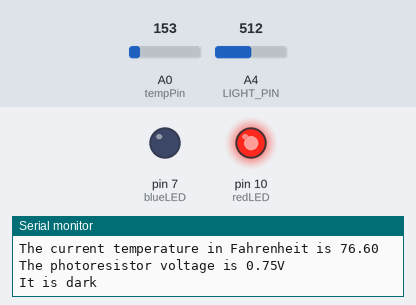
A sketch run on a simulated Arduino Uno, built with avr-gcc and run on an emulated ATmega328P. Shown: output pins drawn as LEDs (lit = HIGH), the last lines printed to the serial monitor. The test bench sets the inputs (shaded band); at power-on: A0 (tempPin) = 153, A4 (LIGHT_PIN) = 512.

Above: at 2.8 s.
2.9 s: A0 (tempPin) set to 167
At 4.6 s:
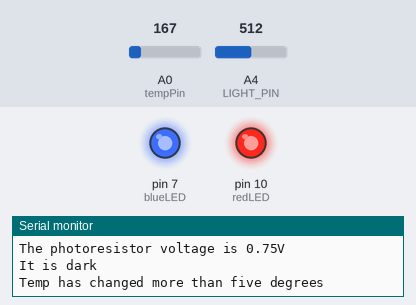
11.5 s: A4 (LIGHT_PIN) set to 595
14.2 s: A4 (LIGHT_PIN) set to 629
21.7 s: A0 (tempPin) set to 133
At 27.3 s:
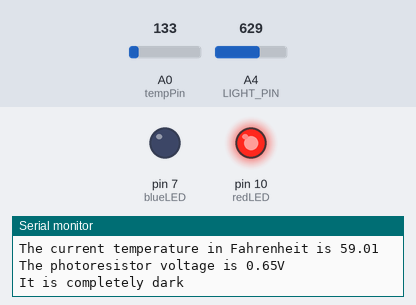
31.0 s: A4 (LIGHT_PIN) set to 315
36.7 s: A4 (LIGHT_PIN) set to 289
At 40.7 s:
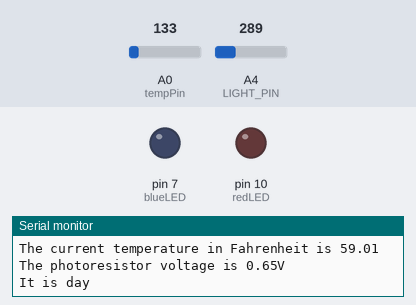
At 44.06 s:
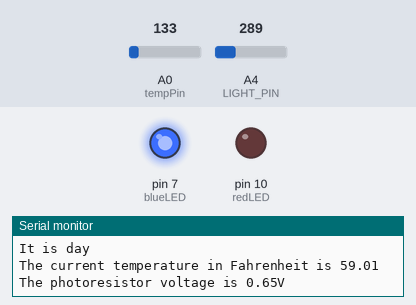
Timing chart, 0 to 45.7 s (numbered marks = the images above; inputs shaded):
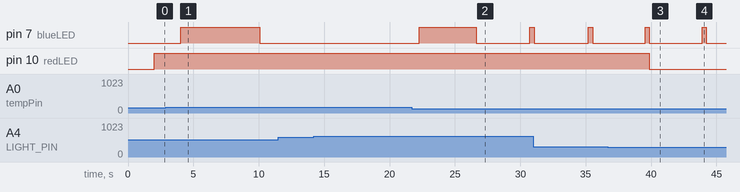

Measured:
- the behaviour switches between 158 and 159 on A0 (tempPin) (found by bisection; images 0 and 1)
- the behaviour switches between 307 and 306 on A4 (LIGHT_PIN) (found by bisection; images 2 and 3)
- after the input at 2.9 s, pin 7 (blueLED): LOW → HIGH after 1.1 s, → LOW 6.0 s later
- after the input at 21.7 s, pin 7 (blueLED): LOW → HIGH after 0.57 s, → LOW 4.4 s later, → HIGH 4.1 s later
- after the input at 36.7 s, pin 10 (redLED): HIGH → LOW after 3.2 s

The sketch:

temperatura_y_luz.ino
```cpp
int LIGHT_PIN = A4; //photoresistor
float DARK_THRESHOLD = 1.5; //creates variable for how dark room is to be dark
int greenLED = 13; //greenLED
int blueLED = 7; //blueLED
int redLED = 10; //redLED
int tempPin = A0; //temperature sensor

void setup() {

Serial.begin(9600); //exchanges 9600 bits per second with serial monitor
pinMode(blueLED, OUTPUT);
pinMode(redLED, OUTPUT);

int reading = analogRead(tempPin);
float voltage = reading / 1023.0 * 5.0;
float tempC = (voltage - 0.5) * 100;
float tempF = (tempC * 9.0/5.0) + 32.0;
float origtemp = tempF;
}

void loop() {

int lightADC = analogRead(LIGHT_PIN); //gives integer variable to photoresistor output
float lightV = lightADC * 5.0 / 1023.0; //converts reading to a voltage

delay(2000);

int reading = analogRead(tempPin);
float origvoltage = reading / 1023.0 * 5.0;
float origtempC = (origvoltage - 0.5) * 100;
float origtempF = (origtempC * 9.0/5.0) + 32.0;
float origtemp = origtempF; //reads temperature sensor again and converts to original temperature

Serial.print("The current temperature in Fahrenheit is "); Serial.print(origtempF); Serial.print("\n");
Serial.print("The photoresistor voltage is "); Serial.print(origvoltage); Serial.print("V \n");

if (origtempF < 70){
   digitalWrite(blueLED, HIGH);
   delay(333);
   digitalWrite(blueLED, LOW);
}

lightV = lightADC * 5.0 / 1023.0;

if (lightV <= DARK_THRESHOLD) {
  digitalWrite(redLED, LOW);
  Serial.print("It is day\n");
}
else {
  if (lightV >= 3.0) {
    Serial.print("It is completely dark\n");
     digitalWrite(redLED,HIGH);
    delay(100);
  }
    else {
      digitalWrite(redLED, HIGH);
      Serial.print("It is dark\n");
    }
  }
  lightV = lightADC * 5.0 / 1023.0;
  delay (2000);
  int newreading = analogRead(tempPin);
  float newvoltage = newreading / 1023.0 * 5.0;
  float newtempC = (newvoltage - 0.5) * 100;
  float newtempF = (newtempC * 9.0/5.0) + 32.0;
  //once again converts photoresistor reading to temp
  //temp is then converted to new temperature fahrenheit

  if (newtempF > origtemp + 5 || newtempF < origtemp - 5) {
      Serial.print("Temp has changed more than five degrees\n");
      digitalWrite(blueLED,HIGH);
      delay(2000);
      //if new temp higher than 5 degrees compared to original temp
      //blueLED is turned on and stays on for 2 seconds
      //temp changed more than 5 degrees message printed
  }
  else {
    digitalWrite(blueLED,LOW);
  }
}
```
